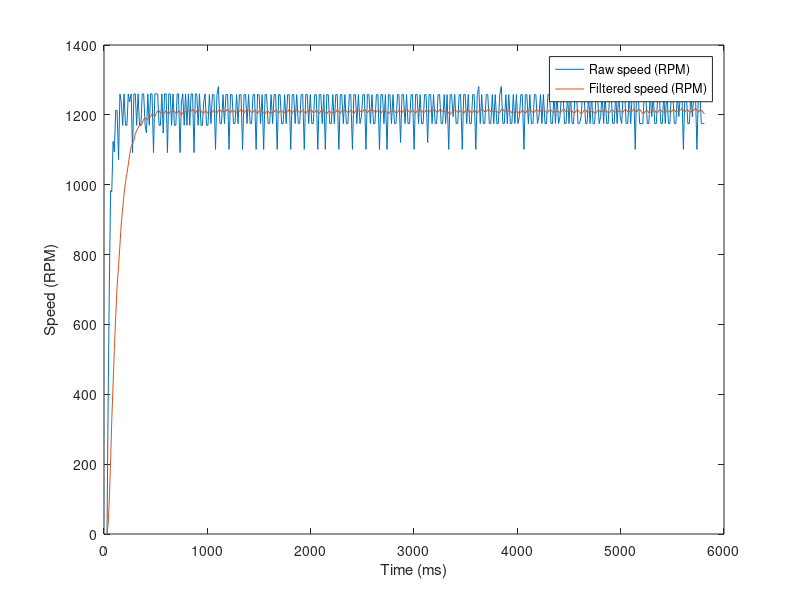

The MATLAB source for this figure:
A=load('MotorRPM1_255.csv');

RPM=A(:,1);
Time=A(:,2);

plot(Time,RPM)
hold on


%Lowpass filter
v=RPM;
for i=2:length(RPM)
 v(i)=0.854*v(i-1)+0.0728*RPM(i)+0.0728*RPM(i-1);
end

plot(Time,v)
legend("Raw speed (RPM)", "Filtered speed (RPM)");
xlabel("Time (ms)");
ylabel("Speed (RPM)");

Input=255*ones(length(RPM),1);